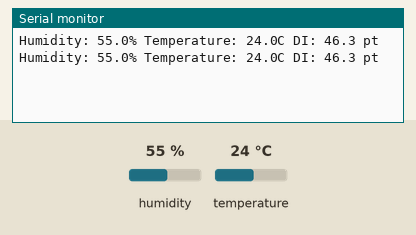
The sketch below on a simulated Arduino Uno, built with avr-gcc and run on an emulated ATmega328P. Parts: the last lines printed to the serial monitor. The test bench sets the inputs (shaded band); at power-on: humidity 55 %, temperature 24 °C.

Above: at 4.8 s.
4.9 s: humidity set to 22 %
At 7.0 s:
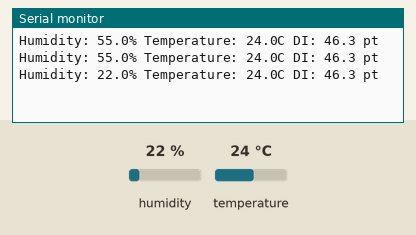
7.9 s: temperature set to 12 °C
At 9.4 s:
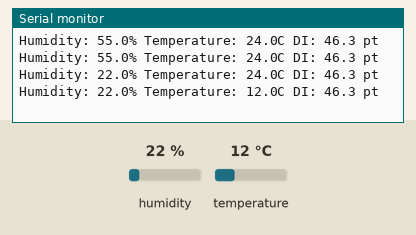
10.9 s: humidity set to 40 %
At 13.0 s:
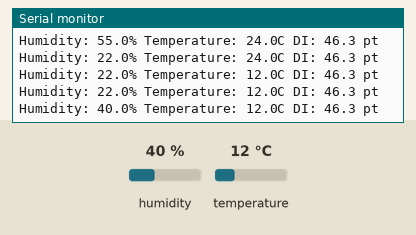
Timing chart, 0 to 14.5 s (numbered marks = the images above; inputs shaded):
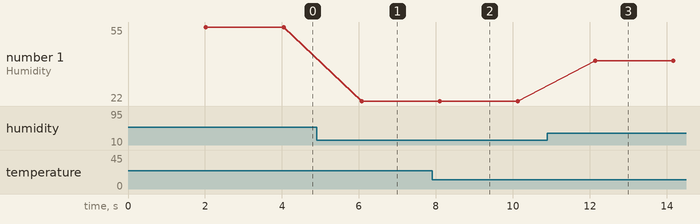

The sketch:

example_1027.ino
```cpp
#include <DHT.h>
#include <DHT_U.h>

#include <Adafruit_Sensor.h>


#define DHTPIN 2
#define DHTTYPE DHT11

DHT dht(DHTPIN, DHTTYPE);

void setup() {
  Serial.begin(9600);
  dht.begin();
}

void loop() {
  float hum, temp, di;
  delay(2000);
  di = (float)9 / 5 * temp -0.55*((float)1-hum/100)*((float)9/5*temp-26)+32;
  hum = dht.readHumidity();
  temp = dht.readTemperature();
  if(isnan(hum) || isnan(temp)){
    return;
  }
  Serial.print("Humidity: ");
  Serial.print(hum, 1);
  Serial.print("% Temperature: ");
  Serial.print(temp, 1);
  Serial.print("C DI: ");
  Serial.print(di, 1);
  Serial.println(" pt");
}
```

Measured:
- after the input at 4.9 s, the serial monitor: prints a new line after 1.2 s (image 1)
- after the input at 7.9 s, the serial monitor: prints a new line after 0.20 s (image 2)
- after the input at 10.9 s, the serial monitor: prints a new line after 1.2 s (image 3)
- plotted number 1: 55 → 22 after the input at 4.9 s, 22 → 40 after the input at 10.9 s
